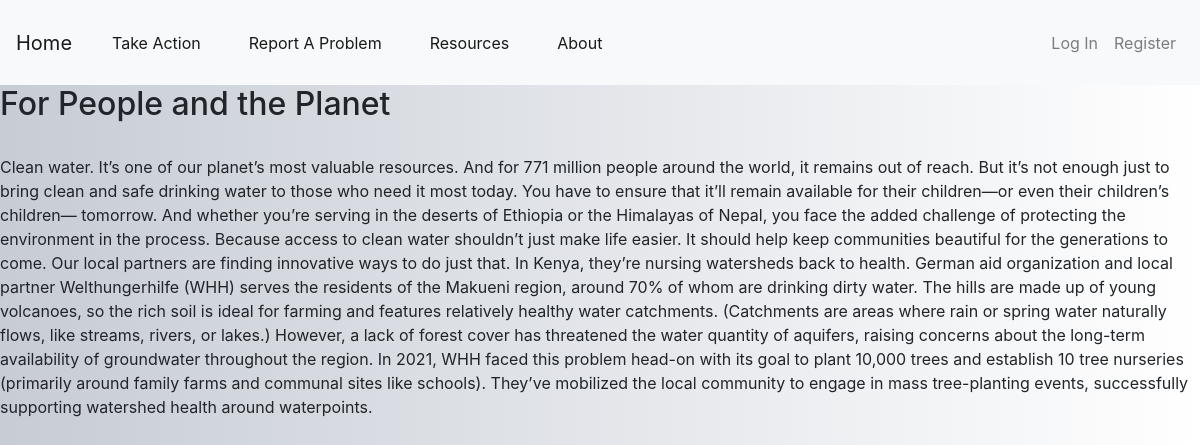
/articles/1, run on the app's committed database.
### cleanWater/models.py (models this page shows)
class Articles(models.Model):
    title = models.CharField(max_length=100)
    image = models.CharField(max_length=1000)
    briefDesc = models.CharField(max_length=100)
    content = models.TextField()
    date = models.DateTimeField(auto_now_add=True)
    class Meta:
        ordering = ["-date"]

### cleanWater/views.py (the view)
# urls.py: path("articles/<str:articles_id>", views.showArticles, name="articles"),
def showArticles(request, articles_id):
    art = Articles.objects.get(pk=articles_id)
    return render(request, "cleanWater/showArticle.html", {
        "art": art
    })

### cleanWater/templates/cleanWater/showArticle.html (shortened to what this page needs)
{% extends "cleanWater/layout.html" %}
{% block body %}
{% load static %}
<h2>{{ art.title }}</h2>
<p>{{art.content }}</p>
{% endblock %}

### cleanWater/static/cleanWater/styles.css (style rules this page uses)
body { background-image: linear-gradient(to right, rgb(199, 204, 213), rgb(255, 255, 255)); }

### data on the page
Articles: title "For People and the Planet", content "Clean water. It’s one of our planet’s most valuable resources. And for 771 million people around the world, it remains out of reach. But it’s not enough just to bring clean and safe drinking water to those who need it most today. You have to ensure that it’ll remain available for their children—or even their children’s children— tomorrow. And whether you’re serving in the deserts of Ethiopia or the Himalayas of Nepal, you face the added challenge of protecting the environment in the process. Because access to clean water shouldn’t just make life easier. It should help keep communities beautiful for the generations to come. Our local partners are finding innovative ways to do just that. In…"
